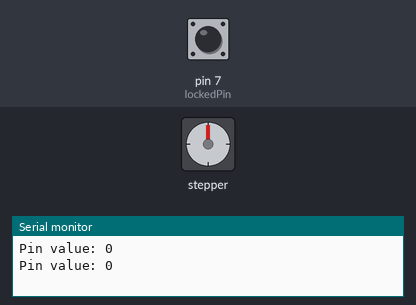
The sketch below on a simulated Arduino Uno, built with avr-gcc and run on an emulated ATmega328P. On the bench: stepper motor, the last lines printed to the serial monitor. The test bench sets the inputs (shaded band); at power-on: pin 7 (lockedPin) LOW. Stepper angles assume 2038 steps per turn.

Above: at 1.8 s.
1.9 s: pin 7 (lockedPin) driven HIGH
At 2.47 s:
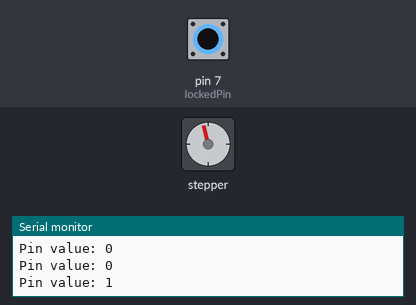
At 4.8 s:
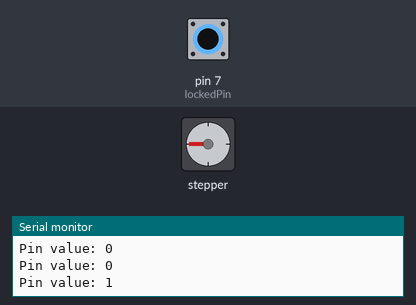
4.9 s: pin 7 (lockedPin) pulsed LOW 5 times (0.12 s each, 0.3 s apart)
At 5.99 s:
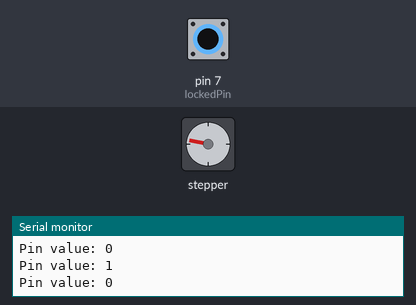
9.4 s: pin 7 (lockedPin) driven LOW
Timing chart, 0 to 15.6 s (numbered marks = the images above; inputs shaded):
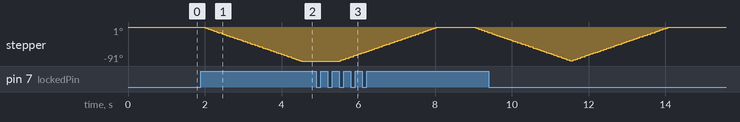

Measured:
- after the input at 1.9 s, stepper: keeps turning counter-clockwise at about 36°/s, starting after 0.10 s
- after the input at 4.9 s, stepper: turns 91° clockwise in 2.5 s, then 14° counter-clockwise in 0.36 s

The sketch:

motor.ino
```cpp
#include <Stepper.h>
#define STEPS 2038 // the number of steps in one revolution of your motor (28BYJ-48)
Stepper stepper(STEPS, 8, 10, 9, 11);
const int lockedPin = 7;
boolean locked = false;

void setup() {
  stepper.setSpeed(6);
  pinMode(lockedPin, INPUT);
  Serial.begin(115200);
}
void loop() {
   Serial.print("Pin value: ");
   Serial.println(digitalRead(lockedPin));
   if(!locked){
    if(digitalRead(lockedPin)==HIGH){
      stepper.step(-510);
      locked = true;
    }
   }
   if(locked){
    if(digitalRead(lockedPin)==LOW){
      stepper.step(510);
      locked=false;
    }
   }

   delay(1000);
}
```
